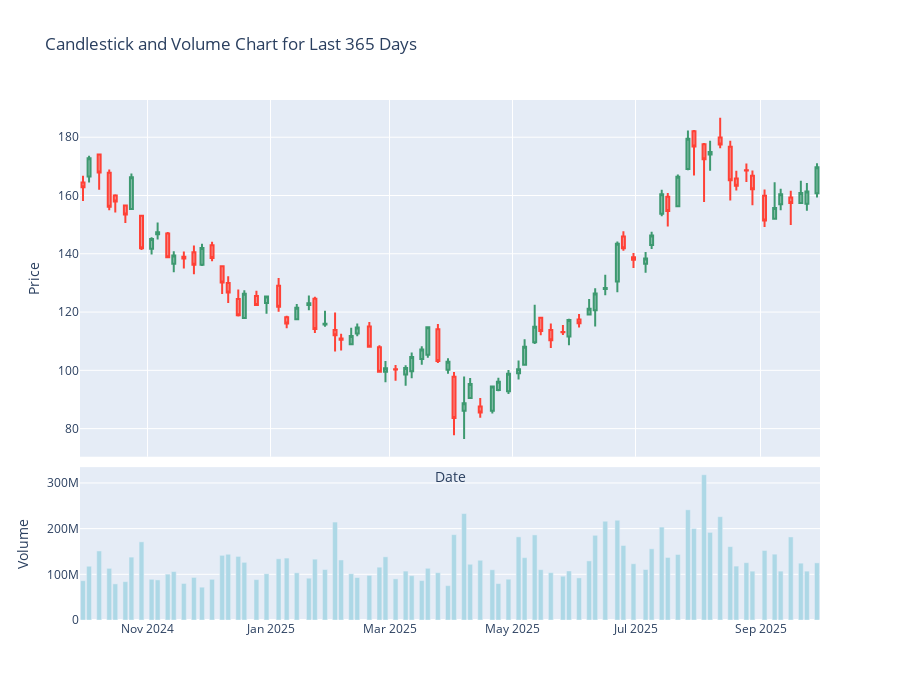

The code cell stored with this chart in its notebook:
### Markdown cell above
### Plot the Reampled Result

### Code cell
# Plot the resampled data for last 100 days
from plotly.subplots import make_subplots
import plotly.graph_objects as go

# Candle plot for last 100 days
filtered_data = duckdb_result[(duckdb_result['symbol'] == 'AMD') & (duckdb_result['date'] >= (duckdb_result['date'].max() - pd.Timedelta(days=365)))]

fig = make_subplots(
    rows=2,
    cols=1,
    shared_xaxes=True,
    vertical_spacing=0.02,
    row_heights=[0.7, 0.3]  # Candlestick gets more height than volume
)

# Add candlestick trace to row=1, col=1
fig.add_trace(
    go.Candlestick(
        x=filtered_data['date'],
        open=filtered_data['open'],
        high=filtered_data['high'],
        low=filtered_data['low'],
        close=filtered_data['close'],
        name='Candlestick'
    ),
    row=1,
    col=1
)

# Add volume trace to row=2, col=1
fig.add_trace(
    go.Bar(
        x=filtered_data['date'],
        y=filtered_data['volume'],
        name='Volume',
        marker_color='lightblue'
    ),
    row=2,
    col=1
)

# Update y-axes titles individually
fig.update_yaxes(title_text='Price', row=1, col=1)
fig.update_yaxes(title_text='Volume', row=2, col=1)

# General layout updates
fig.update_layout(
    title='Candlestick and Volume Chart for Last 365 Days',
    xaxis=dict(title='Date', rangeslider_visible=False),
    height=700,
    showlegend=False
)

# Show the plot
fig.show()
